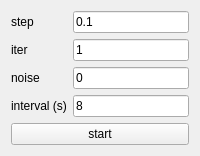
            <widget class="QWidget" name="tab_7">
             <attribute name="title">
              <string>RCDS</string>
             </attribute>
             <layout class="QVBoxLayout" name="verticalLayout_5">
              <item>
               <layout class="QVBoxLayout" name="verticalLayout">
                <item>
                 <layout class="QGridLayout" name="gridLayout" columnstretch="0,0">
                  <item row="3" column="0">
                   <widget class="QLabel" name="label_24">
                    <property name="text">
                     <string>interval (s)</string>
                    </property>
                   </widget>
                  </item>
                  <item row="1" column="1">
                   <widget class="QLineEdit" name="iter_lineEdit">
                    <property name="text">
                     <string>1</string>
                    </property>
                   </widget>
                  </item>
                  <item row="2" column="1">
                   <widget class="QLineEdit" name="noise_lineEdit">
                    <property name="text">
                     <string>0</string>
                    </property>
                   </widget>
                  </item>
                  <item row="0" column="0">
                   <widget class="QLabel" name="label">
                    <property name="text">
                     <string>step</string>
                    </property>
                   </widget>
                  </item>
                  <item row="0" column="1">
                   <widget class="QLineEdit" name="step_lineEdit">
                    <property name="text">
                     <string>0.1</string>
                    </property>
                   </widget>
                  </item>
                  <item row="2" column="0">
                   <widget class="QLabel" name="label_46">
                    <property name="text">
                     <string>noise</string>
                    </property>
                   </widget>
                  </item>
                  <item row="1" column="0">
                   <widget class="QLabel" name="label_2">
                    <property name="text">
                     <string>iter</string>
                    </property>
                   </widget>
                  </item>
                  <item row="3" column="1">
                   <widget class="QLineEdit" name="interval_lineEdit">
                    <property name="text">
                     <string>8</string>
                    </property>
                   </widget>
                  </item>
                 </layout>
                </item>
               </layout>
              </item>
              <item>
               <widget class="QPushButton" name="pushButton_7">
                <property name="text">
                 <string>start</string>
                </property>
               </widget>
              </item>
             </layout>
            </widget>
